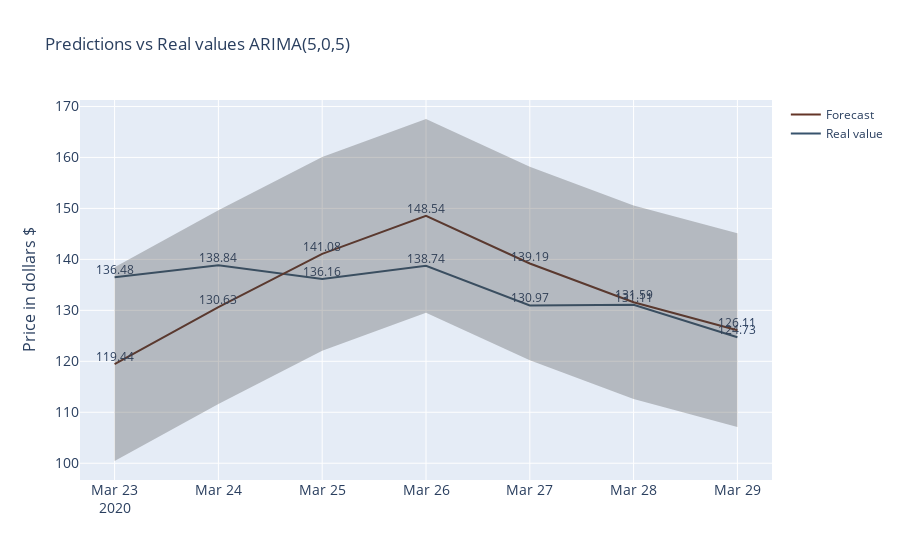

The code cell stored with this chart in its notebook:
### Code cell
aux = aux_df.reset_index()

fig = go.Figure()
fig.add_trace(go.Scatter(x=list(aux['Fecha']),
                y=aux['Real_value'],
                name="Real value",
                marker_color='rgb(55, 83, 109)',
                mode="lines+text",
                text=list(aux['Real_value']),
                textposition="top center"
                ))
fig.add_trace(go.Scatter(x=list(aux['Fecha']),
                y=aux['Forecast'],
                name="Forecast",
                marker_color='rgb(100, 53, 39)',
                mode="lines+text",
                text=list(aux['Forecast']),
                textposition="top center"
                ))
fig.add_trace(go.Scatter(
                name='Upper Bound',
                x=list(aux['Fecha']),
                y=aux['Forecast']+19,
                mode='lines',
                marker=dict(color="#444"),
                line=dict(width=0),
                showlegend=False
                ))
fig.add_trace(go.Scatter(
                name='Lower Bound',
                x=list(aux['Fecha']),
                y=aux['Forecast']-19,
                marker=dict(color="#444"),
                line=dict(width=0),
                mode='lines',
                fillcolor='rgba(68, 68, 68, 0.3)',
                fill='tonexty',
                showlegend=False
                ))
fig.update_layout(
    title='Predictions vs Real values ARIMA(5,0,5)',
    xaxis_tickfont_size=14,
    yaxis=dict(
        title='Price in dollars $',
        titlefont_size=16,
        tickfont_size=14,
    )
)
fig.show()

### Figure 1 — Plotly figure (JSON) as saved in the notebook; plotly's stock layout.template omitted (floating-point values rounded to 4 significant figures)
{"data": [{"marker": {"color": "rgb(55, 83, 109)"}, "mode": "lines+text", "name": "Real value", "text": ["136.48", "138.84", "136.16", "138.74", "130.97", "131.11", "124.73"], "textposition": "top center", "type": "scatter", "x": ["2020-03-23T00:00:00", "2020-03-24T00:00:00", "2020-03-25T00:00:00", "2020-03-26T00:00:00", "2020-03-27T00:00:00", "2020-03-28T00:00:00", "2020-03-29T00:00:00"], "y": [136.5, 138.8, 136.2, 138.7, 131.0, 131.1, 124.7]}, {"marker": {"color": "rgb(100, 53, 39)"}, "mode": "lines+text", "name": "Forecast", "text": ["119.44", "130.63", "141.08", "148.54", "139.19", "131.59", "126.11"], "textposition": "top center", "type": "scatter", "x": ["2020-03-23T00:00:00", "2020-03-24T00:00:00", "2020-03-25T00:00:00", "2020-03-26T00:00:00", "2020-03-27T00:00:00", "2020-03-28T00:00:00", "2020-03-29T00:00:00"], "y": [119.4, 130.6, 141.1, 148.5, 139.2, 131.6, 126.1]}, {"line": {"width": 0}, "marker": {"color": "#444"}, "mode": "lines", "name": "Upper Bound", "showlegend": false, "type": "scatter", "x": ["2020-03-23T00:00:00", "2020-03-24T00:00:00", "2020-03-25T00:00:00", "2020-03-26T00:00:00", "2020-03-27T00:00:00", "2020-03-28T00:00:00", "2020-03-29T00:00:00"], "y": [138.4, 149.6, 160.1, 167.5, 158.2, 150.6, 145.1]}, {"fill": "tonexty", "fillcolor": "rgba(68, 68, 68, 0.3)", "line": {"width": 0}, "marker": {"color": "#444"}, "mode": "lines", "name": "Lower Bound", "showlegend": false, "type": "scatter", "x": ["2020-03-23T00:00:00", "2020-03-24T00:00:00", "2020-03-25T00:00:00", "2020-03-26T00:00:00", "2020-03-27T00:00:00", "2020-03-28T00:00:00", "2020-03-29T00:00:00"], "y": [100.4, 111.6, 122.1, 129.5, 120.2, 112.6, 107.1]}], "layout": {"title": {"text": "Predictions vs Real values ARIMA(5,0,5)"}, "xaxis": {"tickfont": {"size": 14}}, "yaxis": {"tickfont": {"size": 14}, "title": {"font": {"size": 16}, "text": "Price in dollars $"}}}}
